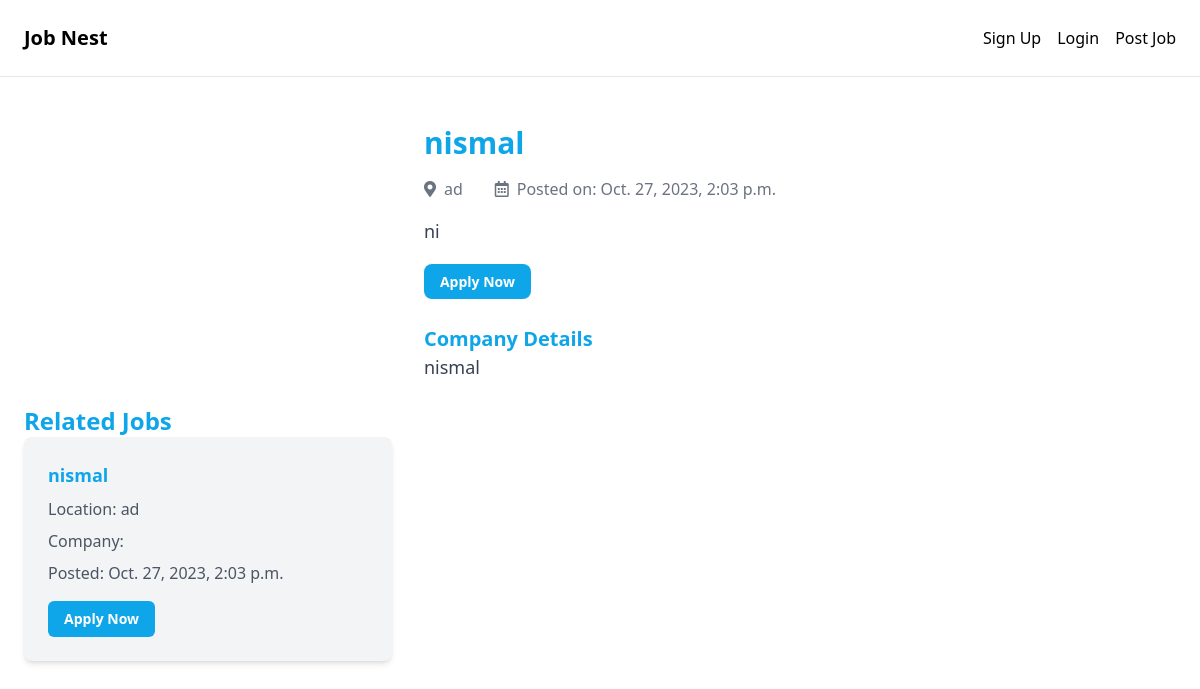
Before: /job_details/3 with the older database file.
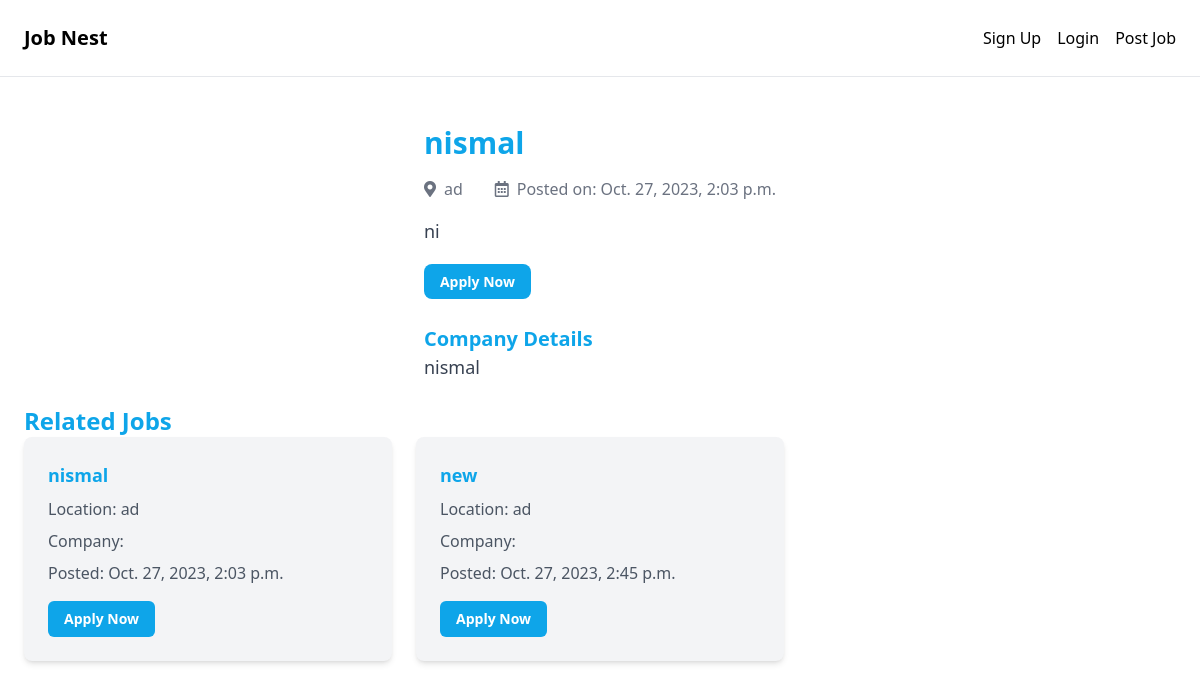
After: the same page with the newer database file.
### jobs/models.py (models this page shows, shortened)
class JobListing(models.Model):
    created_by = models.ForeignKey(User, on_delete=models.CASCADE)
    category = models.ForeignKey(Category, related_name='items', on_delete=models.CASCADE)
    title = models.CharField(max_length=200)
    expired = models.BooleanField(default=False)
    description = models.TextField()
    location = models.CharField(max_length=100)
    created_at = models.DateTimeField(auto_now_add=True)

class Category(models.Model):
    name = models.CharField(max_length=255)
    class Meta:
        ordering = ('name',)
    def __str__(self):
        return self.name

### jobs/views.py (the view)
# urls.py: path('job_details/<int:pk>', views.job_details, name='job_details'),
def job_details(request, pk):
    job = JobListing.objects.get(pk=pk)
    related_job = JobListing.objects.filter(category=job.category)
    context = {
        'job': job,
        'related_job': related_job
    }
    return render(request, 'job_details.html', context)

### jobs/templates/job_details.html (shortened to what this page needs)
 {% extends 'base.html' %}
{% block content %}
<div class="px-4 py-6">
        <div class="w-full max-w-screen-xl mx-auto">
            <h1 class="text-3xl font-semibold text-sky-500">{{ job.title }}</h1>
            <div class="flex items-center text-gray-500 my-4">
                <i class="fas fa-map-marker-alt mr-2"></i>
                <p>{{ job.category }}</p><sapan></sapan>
                <i class="far fa-calendar-alt ml-8 mr-2"></i>
                <p>Posted on: {{job.created_at}}</p>
            </div>
            <p class="text-lg text-gray-700">{{ job.description }}</p>
            <div class="mt-6">
                <a href="{% url 'apply_for_job' %}" class="bg-sky-500 hover:bg-sky-700 text-white py-2 px-4 rounded-lg text-sm font-semibold">Apply Now</a>
            </div>
            <div class="mt-8">
                <h2 class="text-xl font-semibold text-sky-500">Company Details</h2>
                <p class="text-lg text-gray-700">{{ job.created_by }}</p>
            </div>
        </div>
    </div>
        <div class="w-full max-w-screen-xl mx-auto">
            <h2 class="text-2xl font-semibold text-sky-500">Related Jobs</h2>
            <div class="grid grid-cols-1 md:grid-cols-3 gap-6">
                {% for related_job in related_job%}
                <div class="p-6 bg-gray-100 rounded-lg shadow-md hover:shadow-lg transition-transform transform hover:scale-105">
                     <h3 class="text-lg font-semibold text-sky-500">{{ related_job.title }}</h3>
                    <p class="text-gray-600 mt-2">Location: {{ related_job.category }}</p>
                    <p class="text-gray-600 mt-2">Company: {{ related_job.user.company_name }}</p>
                    <p class="text-gray-600 mt-2">Posted: {{ related_job.created_at }}</p>
                    <div class="mt-4">
                        <a href="{% url 'job_details' related_job.id %}" class="bg-sky-500 hover:bg-sky-700 text-white py-2 px-4 rounded-md text-sm font-semibold inline-block transition-transform transform hover:scale-105">Apply Now</a>
                    </div>
                </div>
                {% endfor %}
            </div>
        </div>
    </div>
{% endblock %}

Changed rows visible on the page:
added JobListing: title "new", category "ad", created_at "Oct. 27, 2023, 2:45 p.m."
